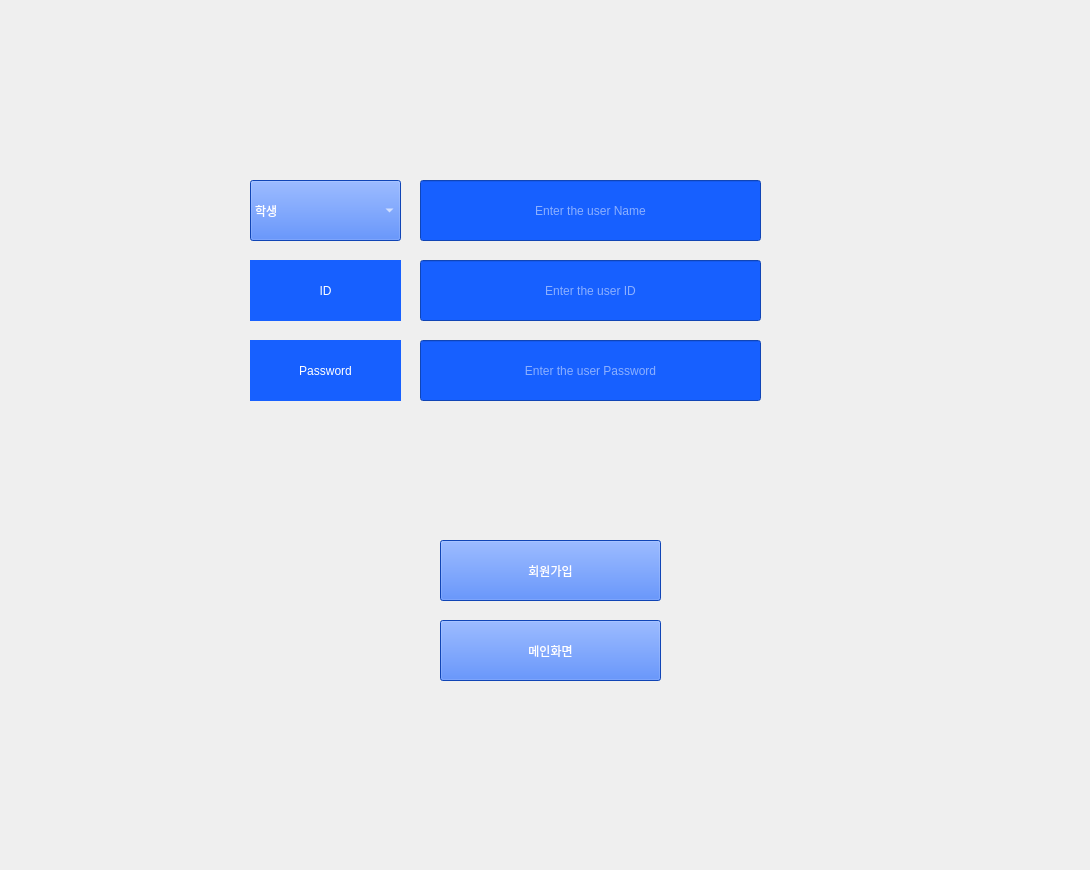
    <widget class="QWidget" name="tab_2">
     <attribute name="title">
      <string>회원가입</string>
     </attribute>
     <widget class="QLabel" name="label_2">
      <property name="geometry">
       <rect>
        <x>0</x>
        <y>0</y>
        <width>1081</width>
        <height>861</height>
       </rect>
      </property>
      <property name="text">
       <string/>
      </property>
      <property name="pixmap">
       <pixmap>명산(회원가입)1.jpg</pixmap>
      </property>
      <property name="scaledContents">
       <bool>true</bool>
      </property>
     </widget>
     <widget class="QLineEdit" name="register_password">
      <property name="geometry">
       <rect>
        <x>420</x>
        <y>340</y>
        <width>341</width>
        <height>61</height>
       </rect>
      </property>
      <property name="styleSheet">
       <string notr="true">background-color:rgb(23, 96, 255);
font: 25pt &quot;Sitka Banner&quot;;
color: rgb(255, 255, 255);</string>
      </property>
      <property name="text">
       <string/>
      </property>
      <property name="alignment">
       <set>Qt::AlignCenter</set>
      </property>
      <property name="placeholderText">
       <string>Enter the user Password</string>
      </property>
     </widget>
     <widget class="QLineEdit" name="register_id">
      <property name="geometry">
       <rect>
        <x>420</x>
        <y>260</y>
        <width>341</width>
        <height>61</height>
       </rect>
      </property>
      <property name="styleSheet">
       <string notr="true">background-color:rgb(23, 96, 255);
font: 25pt &quot;Sitka Banner&quot;;
color: rgb(255, 255, 255);</string>
      </property>
      <property name="text">
       <string/>
      </property>
      <property name="alignment">
       <set>Qt::AlignCenter</set>
      </property>
      <property name="placeholderText">
       <string>Enter the user ID</string>
      </property>
     </widget>
     <widget class="QComboBox" name="status_comboBox">
      <property name="geometry">
       <rect>
        <x>250</x>
        <y>180</y>
        <width>151</width>
        <height>61</height>
       </rect>
      </property>
      <property name="styleSheet">
       <string notr="true">background-color:rgb(23, 96, 255);
font: 25pt &quot;Sitka Banner&quot;;
color: rgb(255, 255, 255);</string>
      </property>
      <item>
       <property name="text">
        <string>학생</string>
       </property>
      </item>
     </widget>
     <widget class="QLineEdit" name="register_name">
      <property name="geometry">
       <rect>
        <x>420</x>
        <y>180</y>
        <width>341</width>
        <height>61</height>
       </rect>
      </property>
      <property name="styleSheet">
       <string notr="true">background-color:rgb(23, 96, 255);
font: 25pt &quot;Sitka Banner&quot;;
color: rgb(255, 255, 255);</string>
      </property>
      <property name="text">
       <string/>
      </property>
      <property name="alignment">
       <set>Qt::AlignCenter</set>
      </property>
      <property name="placeholderText">
       <string>Enter the user Name</string>
      </property>
     </widget>
     <widget class="QLabel" name="label_7">
      <property name="geometry">
       <rect>
        <x>250</x>
        <y>340</y>
        <width>151</width>
        <height>61</height>
       </rect>
      </property>
      <property name="styleSheet">
       <string notr="true">background-color:rgb(23, 96, 255);
font: 25pt &quot;Cambria&quot;;
color: rgb(255, 255, 255);</string>
      </property>
      <property name="text">
       <string>Password</string>
      </property>
      <property name="alignment">
       <set>Qt::AlignCenter</set>
      </property>
     </widget>
     <widget class="QLabel" name="label_8">
      <property name="geometry">
       <rect>
        <x>250</x>
        <y>260</y>
        <width>151</width>
        <height>61</height>
       </rect>
      </property>
      <property name="styleSheet">
       <string notr="true">background-color:rgb(23, 96, 255);
font: 25pt &quot;Cambria&quot;;
color: rgb(255, 255, 255);</string>
      </property>
      <property name="text">
       <string>ID</string>
      </property>
      <property name="alignment">
       <set>Qt::AlignCenter</set>
      </property>
     </widget>
     <widget class="QPushButton" name="register_signup_btn">
      <property name="geometry">
       <rect>
        <x>440</x>
        <y>540</y>
        <width>221</width>
        <height>61</height>
       </rect>
      </property>
      <property name="styleSheet">
       <string notr="true">background-color:rgb(23, 96, 255);
font: 25pt &quot;Cambria&quot;;
color: rgb(255, 255, 255);</string>
      </property>
      <property name="text">
       <string>회원가입</string>
      </property>
     </widget>
     <widget class="QPushButton" name="login_move_btn">
      <property name="geometry">
       <rect>
        <x>440</x>
        <y>620</y>
        <width>221</width>
        <height>61</height>
       </rect>
      </property>
      <property name="styleSheet">
       <string notr="true">background-color:rgb(23, 96, 255);
font: 25pt &quot;Cambria&quot;;
color: rgb(255, 255, 255);</string>
      </property>
      <property name="text">
       <string>메인화면</string>
      </property>
     </widget>
    </widget>
